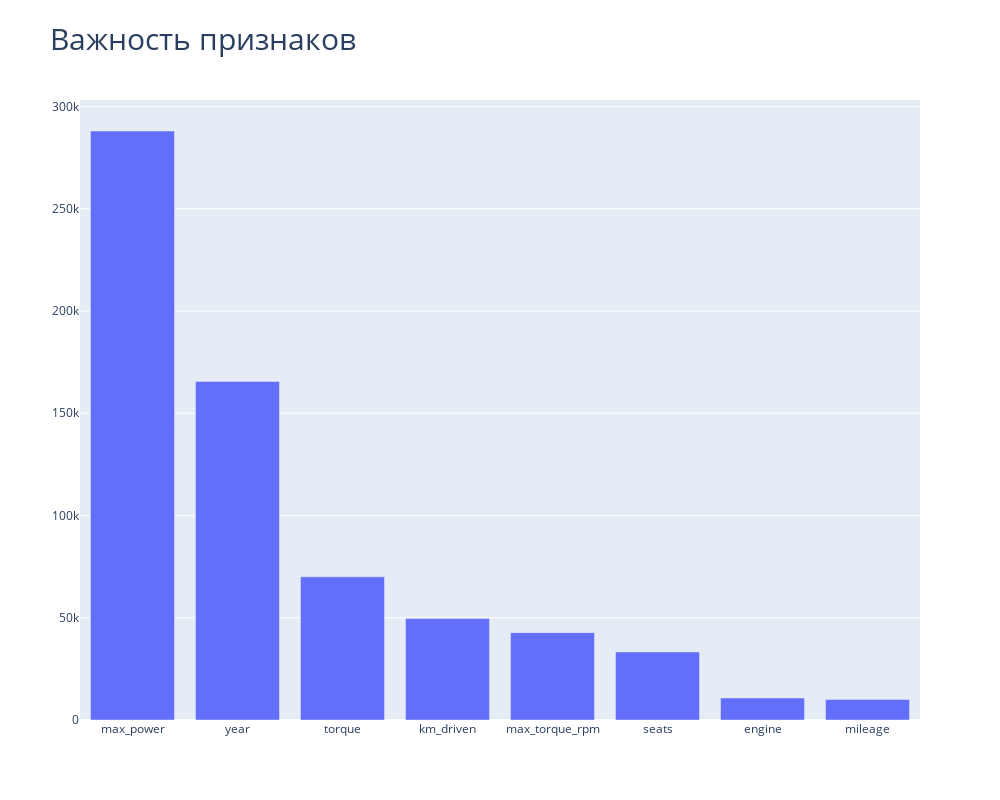

The notebook cell saved with this chart:
### Code cell
import plotly.graph_objects as go
fig = go.Figure([go.Bar(x=importances_col.index, y=importances_col.score)])

fig.update_layout(height = 800, width = 1000, title = 'Важность признаков', titlefont={'size': 30})

fig.show()

### Figure 1 — Plotly figure (JSON) as saved in the notebook; plotly's stock layout.template omitted (floating-point values rounded to 4 significant figures)
{"data": [{"type": "bar", "x": ["max_power", "year", "torque", "km_driven", "max_torque_rpm", "seats", "engine", "mileage"], "y": [288000.0, 165500.0, 70000.0, 49580.0, 42720.0, 33280.0, 10770.0, 10060.0]}], "layout": {"height": 800, "title": {"font": {"size": 30}, "text": "Важность признаков"}, "width": 1000}}
